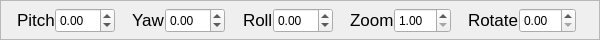
          <widget class="QFrame" name="frame_11">
           <property name="maximumSize">
            <size>
             <width>600</width>
             <height>40</height>
            </size>
           </property>
           <property name="frameShape">
            <enum>QFrame::StyledPanel</enum>
           </property>
           <property name="frameShadow">
            <enum>QFrame::Raised</enum>
           </property>
           <widget class="QWidget" name="layoutWidget_11">
            <property name="geometry">
             <rect>
              <x>0</x>
              <y>0</y>
              <width>593</width>
              <height>41</height>
             </rect>
            </property>
            <layout class="QHBoxLayout" name="horizontalLayout_30">
             <property name="spacing">
              <number>0</number>
             </property>
             <item>
              <layout class="QHBoxLayout" name="horizontalLayout_31">
               <item>
                <spacer name="horizontalSpacer_9">
                 <property name="orientation">
                  <enum>Qt::Horizontal</enum>
                 </property>
                 <property name="sizeHint" stdset="0">
                  <size>
                   <width>40</width>
                   <height>20</height>
                  </size>
                 </property>
                </spacer>
               </item>
               <item>
                <widget class="QLabel" name="label_72">
                 <property name="sizePolicy">
                  <sizepolicy hsizetype="Maximum" vsizetype="Maximum">
                   <horstretch>0</horstretch>
                   <verstretch>0</verstretch>
                  </sizepolicy>
                 </property>
                 <property name="minimumSize">
                  <size>
                   <width>0</width>
                   <height>30</height>
                  </size>
                 </property>
                 <property name="maximumSize">
                  <size>
                   <width>60</width>
                   <height>16777215</height>
                  </size>
                 </property>
                 <property name="font">
                  <font>
                   <pointsize>13</pointsize>
                  </font>
                 </property>
                 <property name="text">
                  <string>Pitch</string>
                 </property>
                </widget>
               </item>
               <item>
                <widget class="QDoubleSpinBox" name="pitch_Z2">
                 <property name="sizePolicy">
                  <sizepolicy hsizetype="Maximum" vsizetype="Maximum">
                   <horstretch>0</horstretch>
                   <verstretch>0</verstretch>
                  </sizepolicy>
                 </property>
                 <property name="minimumSize">
                  <size>
                   <width>0</width>
                   <height>0</height>
                  </size>
                 </property>
                 <property name="maximumSize">
                  <size>
                   <width>60</width>
                   <height>25</height>
                  </size>
                 </property>
                 <property name="minimum">
                  <double>-110.000000000000000</double>
                 </property>
                 <property name="maximum">
                  <double>110.000000000000000</double>
                 </property>
                </widget>
               </item>
               <item>
                <spacer name="horizontalSpacer_10">
                 <property name="orientation">
                  <enum>Qt::Horizontal</enum>
                 </property>
                 <property name="sizeHint" stdset="0">
                  <size>
                   <width>40</width>
                   <height>20</height>
                  </size>
                 </property>
                </spacer>
               </item>
               <item>
                <widget class="QLabel" name="label_73">
                 <property name="sizePolicy">
                  <sizepolicy hsizetype="Maximum" vsizetype="Maximum">
                   <horstretch>0</horstretch>
                   <verstretch>0</verstretch>
                  </sizepolicy>
                 </property>
                 <property name="minimumSize">
                  <size>
                   <width>0</width>
                   <height>30</height>
                  </size>
                 </property>
                 <property name="maximumSize">
                  <size>
                   <width>60</width>
                   <height>16777215</height>
                  </size>
                 </property>
                 <property name="font">
                  <font>
                   <pointsize>13</pointsize>
                  </font>
                 </property>
                 <property name="text">
                  <string>Yaw</string>
                 </property>
                </widget>
               </item>
               <item>
                <widget class="QDoubleSpinBox" name="yaw_z2">
                 <property name="sizePolicy">
                  <sizepolicy hsizetype="Maximum" vsizetype="Maximum">
                   <horstretch>0</horstretch>
                   <verstretch>0</verstretch>
                  </sizepolicy>
                 </property>
                 <property name="minimumSize">
                  <size>
                   <width>0</width>
                   <height>0</height>
                  </size>
                 </property>
                 <property name="maximumSize">
                  <size>
                   <width>60</width>
                   <height>25</height>
                  </size>
                 </property>
                 <property name="minimum">
                  <double>-110.000000000000000</double>
                 </property>
                 <property name="maximum">
                  <double>110.000000000000000</double>
                 </property>
                </widget>
               </item>
               <item>
                <spacer name="horizontalSpacer_11">
                 <property name="orientation">
                  <enum>Qt::Horizontal</enum>
                 </property>
                 <property name="sizeHint" stdset="0">
                  <size>
                   <width>40</width>
                   <height>20</height>
                  </size>
                 </property>
                </spacer>
               </item>
               <item>
                <widget class="QLabel" name="label_74">
                 <property name="sizePolicy">
                  <sizepolicy hsizetype="Maximum" vsizetype="Maximum">
                   <horstretch>0</horstretch>
                   <verstretch>0</verstretch>
                  </sizepolicy>
                 </property>
                 <property name="minimumSize">
                  <size>
                   <width>0</width>
                   <height>30</height>
                  </size>
                 </property>
                 <property name="maximumSize">
                  <size>
                   <width>60</width>
                   <height>16777215</height>
                  </size>
                 </property>
                 <property name="font">
                  <font>
                   <pointsize>13</pointsize>
                  </font>
                 </property>
                 <property name="text">
                  <string>Roll</string>
                 </property>
                </widget>
               </item>
               <item>
                <widget class="QDoubleSpinBox" name="roll_z2">
                 <property name="sizePolicy">
                  <sizepolicy hsizetype="Maximum" vsizetype="Maximum">
                   <horstretch>0</horstretch>
                   <verstretch>0</verstretch>
                  </sizepolicy>
                 </property>
                 <property name="minimumSize">
                  <size>
                   <width>0</width>
                   <height>0</height>
                  </size>
                 </property>
                 <property name="maximumSize">
                  <size>
                   <width>60</width>
                   <height>25</height>
                  </size>
                 </property>
                 <property name="minimum">
                  <double>-110.000000000000000</double>
                 </property>
                 <property name="maximum">
                  <double>110.000000000000000</double>
                 </property>
                </widget>
               </item>
               <item>
                <spacer name="horizontalSpacer_12">
                 <property name="orientation">
                  <enum>Qt::Horizontal</enum>
                 </property>
                 <property name="sizeHint" stdset="0">
                  <size>
                   <width>40</width>
                   <height>20</height>
                  </size>
                 </property>
                </spacer>
               </item>
               <item>
                <widget class="QLabel" name="label_75">
                 <property name="sizePolicy">
                  <sizepolicy hsizetype="Maximum" vsizetype="Maximum">
                   <horstretch>0</horstretch>
                   <verstretch>0</verstretch>
                  </sizepolicy>
                 </property>
                 <property name="minimumSize">
                  <size>
                   <width>0</width>
                   <height>30</height>
                  </size>
                 </property>
                 <property name="maximumSize">
                  <size>
                   <width>60</width>
                   <height>16777215</height>
                  </size>
                 </property>
                 <property name="font">
                  <font>
                   <pointsize>13</pointsize>
                  </font>
                 </property>
                 <property name="text">
                  <string>Zoom</string>
                 </property>
                </widget>
               </item>
               <item>
                <widget class="QDoubleSpinBox" name="zoom_z2">
                 <property name="sizePolicy">
                  <sizepolicy hsizetype="Maximum" vsizetype="Maximum">
                   <horstretch>0</horstretch>
                   <verstretch>0</verstretch>
                  </sizepolicy>
                 </property>
                 <property name="minimumSize">
                  <size>
                   <width>0</width>
                   <height>0</height>
                  </size>
                 </property>
                 <property name="maximumSize">
                  <size>
                   <width>60</width>
                   <height>25</height>
                  </size>
                 </property>
                 <property name="minimum">
                  <double>1.000000000000000</double>
                 </property>
                 <property name="maximum">
                  <double>20.000000000000000</double>
                 </property>
                </widget>
               </item>
               <item>
                <spacer name="horizontalSpacer_13">
                 <property name="orientation">
                  <enum>Qt::Horizontal</enum>
                 </property>
                 <property name="sizeHint" stdset="0">
                  <size>
                   <width>40</width>
                   <height>20</height>
                  </size>
                 </property>
                </spacer>
               </item>
               <item>
                <widget class="QLabel" name="label_76">
                 <property name="sizePolicy">
                  <sizepolicy hsizetype="Maximum" vsizetype="Maximum">
                   <horstretch>0</horstretch>
                   <verstretch>0</verstretch>
                  </sizepolicy>
                 </property>
                 <property name="minimumSize">
                  <size>
                   <width>0</width>
                   <height>30</height>
                  </size>
                 </property>
                 <property name="maximumSize">
                  <size>
                   <width>60</width>
                   <height>16777215</height>
                  </size>
                 </property>
                 <property name="font">
                  <font>
                   <pointsize>13</pointsize>
                  </font>
                 </property>
                 <property name="text">
                  <string>Rotate</string>
                 </property>
                </widget>
               </item>
               <item>
                <widget class="QDoubleSpinBox" name="rotate_z2">
                 <property name="sizePolicy">
                  <sizepolicy hsizetype="Maximum" vsizetype="Maximum">
                   <horstretch>0</horstretch>
                   <verstretch>0</verstretch>
                  </sizepolicy>
                 </property>
                 <property name="minimumSize">
                  <size>
                   <width>0</width>
                   <height>0</height>
                  </size>
                 </property>
                 <property name="maximumSize">
                  <size>
                   <width>60</width>
                   <height>25</height>
                  </size>
                 </property>
                </widget>
               </item>
               <item>
                <spacer name="horizontalSpacer_14">
                 <property name="orientation">
                  <enum>Qt::Horizontal</enum>
                 </property>
                 <property name="sizeHint" stdset="0">
                  <size>
                   <width>40</width>
                   <height>20</height>
                  </size>
                 </property>
                </spacer>
               </item>
              </layout>
             </item>
            </layout>
           </widget>
          </widget>
